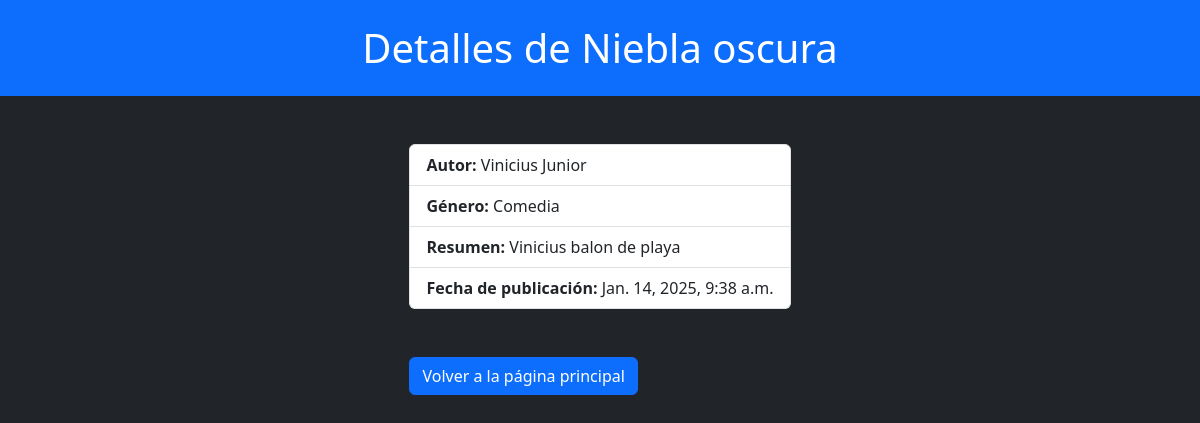
The page /books/2/ on the database its author committed.
### books/models.py (models this page shows, shortened)
class Book(models.Model):
    title = models.CharField(max_length=50)
    authors = models.ForeignKey(Author, on_delete=models.CASCADE)
    genre = models.ForeignKey('Genre', on_delete=models.CASCADE)
    publish_date = models.DateTimeField()
    sumary = models.TextField()

class Author(models.Model):
    first_name = models.CharField(max_length=50)
    last_name = models.CharField(max_length=50)
    birth_date = models.DateTimeField()

class Genre(models.Model):
    name = models.CharField(max_length=50)

### books/views.py (the view)
# urls.py: path("<int:book_id>/", views.detail, name='detail'),
def detail(request, book_id):
    book = get_object_or_404(Book, pk=book_id)
    return render(request, 'books/detail.html', context={'book': book})

### books/templates/books/detail.html (shortened to what this page needs)
<!DOCTYPE html>
<html lang="en">
<head>
    <link href="https://cdn.jsdelivr.net/npm/bootstrap@5.3.3/dist/css/bootstrap.min.css" rel="stylesheet">
</head>
<body class="text-bg-dark">
<h1 class="container-fluid text-center text-bg-primary p-4">Detalles de {{ book.title }}</h1>
<div class="d-grid mt-5 justify-content-center">
    <ul class="list-group">
        <li class="list-group-item"><strong>Autor:</strong> {{ book.authors.first_name }} {{ book.authors.last_name }}</li>
        <li class="list-group-item"><strong>Género:</strong>  {{ book.genre.name }}</li>
        <li class="list-group-item"><strong>Resumen:</strong> {{ book.sumary }}</li>
        <li class="list-group-item"><strong>Fecha de publicación:</strong> {{ book.publish_date }}</li>
    </ul>
    <a class="mt-5" href="{% url 'books:index' %}"><button class="btn btn-primary" type="button">Volver a la página principal</button></a>
</div>
</body>
</html>

### rows shown on the page
Book: title "Niebla oscura", authors.first_name "Vinicius", authors.last_name "Junior", genre.name "Comedia", sumary "Vinicius balon de playa", publish_date "Jan. 14, 2025, 9:38 a.m."
